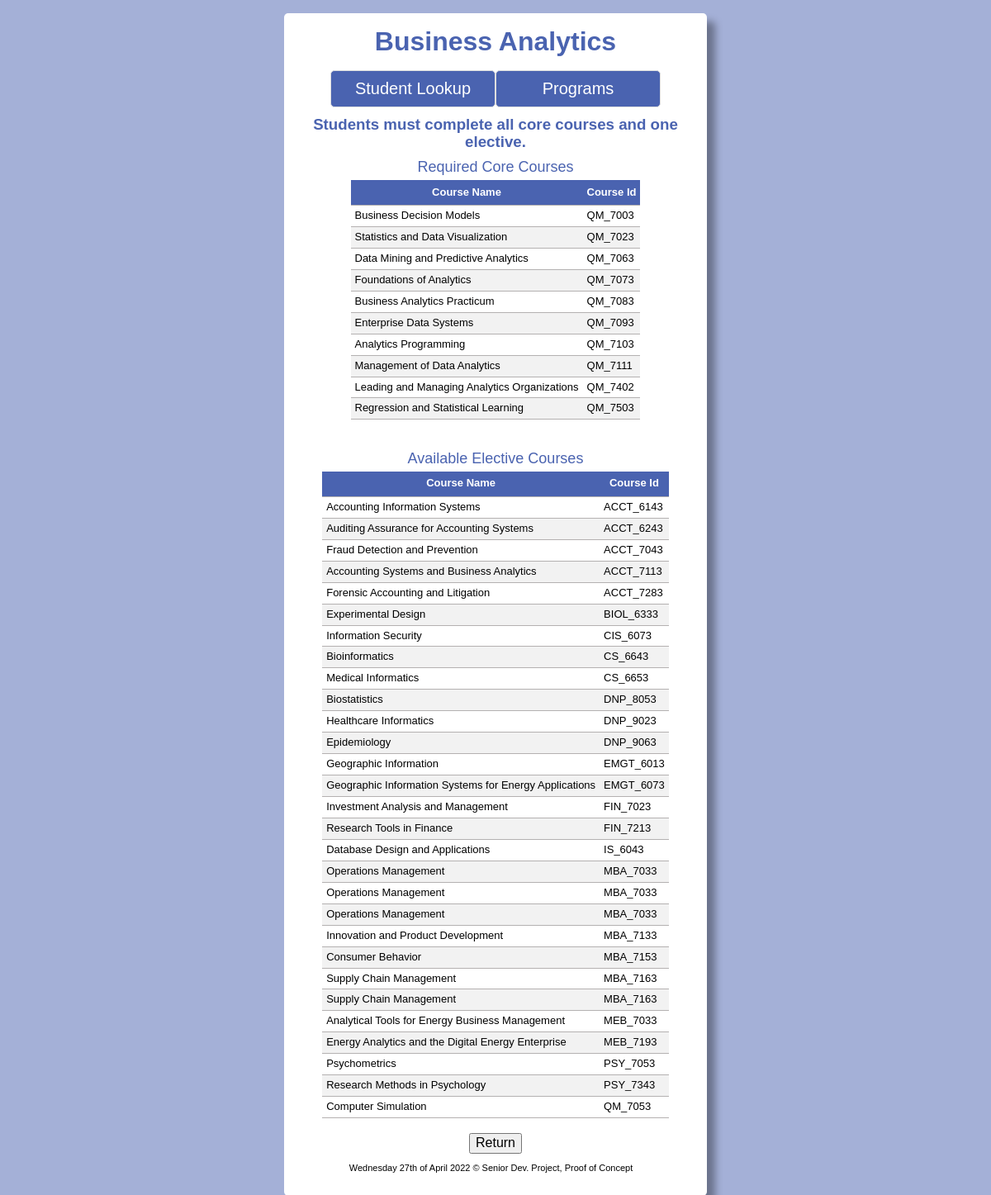
/SDP/scripts/program/bus_analy.php, run on the app's committed database.
### tables this page shows
CREATE TABLE IF NOT EXISTS courses(
course_id VARCHAR(20) NOT NULL,
course_name VARCHAR(100),
PRIMARY KEY(course_id)
);

### SDP/scripts/program/bus_analy.php (the view, shortened to what this page needs)
<?php
require_once('../echoHTML.php');
require_once('../database.php');
echo '
<!DOCTYPE html>
<html lang="en">
  <head>
    <meta charset="UTF-8" />
    <meta http-equiv="X-UA-Compatible" content="IE=edge" />
    <meta name="viewport" content="width=device-width, initial-scale=1.0" />
    <link rel="stylesheet" href="../../styles/normalize.css" />
    <link rel="stylesheet" href="../../styles/grad_check.css" />
    <title>Business Analytics</title>
  </head> ';
echo '<br><h3>Students must complete all core courses and one elective.</h3>';
try {
  $sql = "
    SELECT C.course_name, C.course_id
      FROM requirements AS R, courses AS C
      WHERE R.course_id = C.course_id
      AND R.program_id = 2033
      AND R.course_type = 'C'
      ORDER BY C.course_id;
    ";
  $stmt = $db->query($sql);
  echo '
        <table class="data">
        <caption>Required Core Courses</caption>
        <thead>
         <tr>
           <th>Course Name</th>
           <th>Course Id</th>
         </tr>
        </thead>
        <tbody>';
  while ($row = $stmt->fetch(PDO::FETCH_ASSOC)) {
    echo '
                <tr>
                    <td>' . $row['course_name'] . '</td>
                    <td>' . $row['course_id'] . '</td>
                </tr>';
  }
  echo '</tbody>
     </table><br>';
} catch (PDOException $e) {
  echo $e->getMessage();
}
try {
  $sql = "
  SELECT C.course_name, C.course_id
    FROM requirements AS R, courses AS C
    WHERE R.course_id = C.course_id
    AND R.program_id = 2033
    AND R.course_type = 'E'
    ORDER BY C.course_id;
  ";
  $stmt = $db->query($sql);
  echo '
  <br>
      <table class="data">
      <caption>Available Elective Courses</caption>
      <thead>
       <tr>
         <th>Course Name</th>
         <th>Course Id</th>
       </tr>
      </thead>
      <tbody>';
  while ($row = $stmt->fetch(PDO::FETCH_ASSOC)) {
    echo '
              <tr>
                  <td>' . $row['course_name'] . '</td>
                  <td>' . $row['course_id'] . '</td>
              </tr>';
  }
  echo '</tbody>
   </table><br>';
} catch (PDOException $e) {
  echo $e->getMessage();
}
echo '
<div id="backButton">
<a href="../programs.php"><button class="button1">Return</button></a></div>
';

### SDP/styles/grad_check.css (style rules this page uses)
html { background: rgba(74, 99, 176,.5); background-repeat: no-repeat; background-position: center; background-size: cover; height: 100%; }
body { font-family:'Trebuchet MS', 'Lucida Sans Unicode', 'Lucida Grande', 'Lucida Sans', Arial, sans-serif; margin: 1em; padding: 0; }
h1, h3 { text-align: center; color: rgb(74, 99, 176); margin: 0 0 0.5em; }
table, th, td { border-bottom: 1px solid #b4b1b1; border-collapse: collapse; text-align: left; padding: 5px; }
th { text-align: center; height: 20px; background-color: rgb(74, 99, 176); color: white; }
tr:nth-child(even) { background-color: #f2f2f2; }
caption { font-size: large; padding-bottom: 5px; text-decoration: wavy; color: rgb(74, 99, 176); }
.data, label { margin: auto; font-size: small; width: 40%; }
.data, span { width: auto; }
#backButton { text-align: center; }
#backButton a { text-decoration: none; }

### data on the page
courses: course_name "Business Decision Models", course_id "QM_7003"
courses: course_name "Statistics and Data Visualization", course_id "QM_7023"
courses: course_name "Data Mining and Predictive Analytics", course_id "QM_7063"
courses: course_name "Foundations of Analytics", course_id "QM_7073"
courses: course_name "Business Analytics Practicum", course_id "QM_7083"
courses: course_name "Enterprise Data Systems", course_id "QM_7093"
courses: course_name "Analytics Programming", course_id "QM_7103"
courses: course_name "Management of Data Analytics", course_id "QM_7111"
courses: course_name "Leading and Managing Analytics Organizations", course_id "QM_7402"
courses: course_name "Regression and Statistical Learning", course_id "QM_7503"
courses: course_name "Accounting Information Systems", course_id "ACCT_6143"
courses: course_name "Auditing Assurance for Accounting Systems", course_id "ACCT_6243"
courses: course_name "Fraud Detection and Prevention", course_id "ACCT_7043"
courses: course_name "Accounting Systems and Business Analytics", course_id "ACCT_7113"
courses: course_name "Forensic Accounting and Litigation", course_id "ACCT_7283"
courses: course_name "Experimental Design", course_id "BIOL_6333"
courses: course_name "Information Security", course_id "CIS_6073"
courses: course_name "Bioinformatics", course_id "CS_6643"
courses: course_name "Medical Informatics", course_id "CS_6653"
courses: course_name "Biostatistics", course_id "DNP_8053"
courses: course_name "Healthcare Informatics", course_id "DNP_9023"
courses: course_name "Epidemiology", course_id "DNP_9063"
courses: course_name "Geographic Information", course_id "EMGT_6013"
courses: course_name "Geographic Information Systems for Energy Applications", course_id "EMGT_6073"
courses: course_name "Investment Analysis and Management", course_id "FIN_7023"
courses: course_name "Research Tools in Finance", course_id "FIN_7213"
courses: course_name "Database Design and Applications", course_id "IS_6043"
courses: course_name "Operations Management", course_id "MBA_7033"
courses: course_name "Innovation and Product Development", course_id "MBA_7133"
courses: course_name "Consumer Behavior", course_id "MBA_7153"
courses: course_name "Supply Chain Management", course_id "MBA_7163"
courses: course_name "Analytical Tools for Energy Business Management", course_id "MEB_7033"
courses: course_name "Energy Analytics and the Digital Energy Enterprise", course_id "MEB_7193"
courses: course_name "Psychometrics", course_id "PSY_7053"
courses: course_name "Research Methods in Psychology", course_id "PSY_7343"
courses: course_name "Computer Simulation", course_id "QM_7053"

### other printed values
$h1 "Business Analytics"
